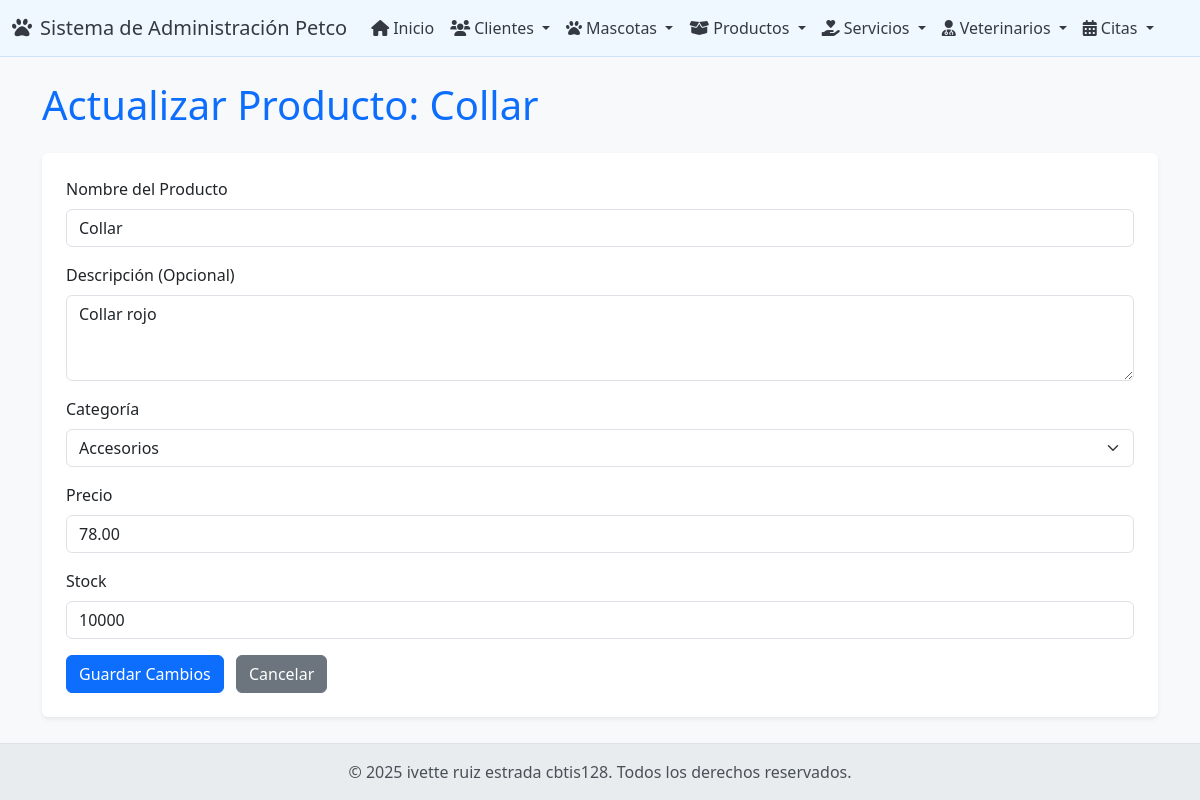
The app's page /productos/actualizar/2/ with its own data.
### app_Petco/models.py (models this page shows, shortened)
class Producto(models.Model):
    producto_id = models.AutoField(primary_key=True)
    nombre_producto = models.CharField(max_length=100)
    categoria = models.CharField(max_length=50)
    precio = models.DecimalField(max_digits=10, decimal_places=2)
    stock = models.IntegerField(default=0)
    descripcion = models.TextField(blank=True, null=True)

### app_Petco/views.py (the view, shortened to what this page needs)
# urls.py: path('productos/actualizar/<int:pk>/', views.actualizar_producto, name='actualizar_producto'),
def actualizar_producto(request, pk):
    producto = get_object_or_404(Producto, pk=pk)
    context = {
        'producto': producto,
        'categorias': CATEGORIAS_PRODUCTO
    }
    return render(request, 'producto/actualizar_producto.html', context)

### app_Petco/templates/producto/actualizar_producto.html (shortened to what this page needs)
{% extends 'base.html' %}
{% block contenido %}
    <h1 class="mb-4 text-primary">Actualizar Producto: {{ producto.nombre_producto }}</h1>
    <form method="post" action="{% url 'actualizar_producto' producto.producto_id %}" class="bg-white p-4 rounded shadow-sm">
        <div class="mb-3">
            <label for="nombre_producto" class="form-label">Nombre del Producto</label>
            <input type="text" class="form-control" id="nombre_producto" name="nombre_producto" value="{{ producto.nombre_producto }}" required>
        </div>
        <div class="mb-3">
            <label for="descripcion" class="form-label">Descripción (Opcional)</label>
            <textarea class="form-control" id="descripcion" name="descripcion" rows="3">{{ producto.descripcion|default_if_none:"" }}</textarea>
        </div>
        <div class="mb-3">
            <label for="categoria" class="form-label">Categoría</label>
            <select class="form-select" id="categoria" name="categoria" required>
                {% for cat in categorias %}
                    <option value="{{ cat }}" {% if cat == producto.categoria %}selected{% endif %}>
                        {{ cat }}
                    </option>
                {% endfor %}
            </select>
        </div>
        <div class="mb-3">
            <label for="precio" class="form-label">Precio</label>
            <input type="number" step="0.01" class="form-control" id="precio" name="precio" value="{{ producto.precio }}" required>
        </div>
        <div class="mb-3">
            <label for="stock" class="form-label">Stock</label>
            <input type="number" class="form-control" id="stock" name="stock" value="{{ producto.stock }}" required>
        </div>
        <button type="submit" class="btn btn-primary me-2">Guardar Cambios</button>
        <a href="{% url 'ver_productos' %}" class="btn btn-secondary">Cancelar</a>
    </form>
{% endblock %}

### app_Petco/templates/base.html (style rules this page uses)
body { display: flex; flex-direction: column; min-height: 100vh; background-color: #f8f9fa; }

### records on screen
Producto: nombre_producto "Collar", descripcion "Collar rojo", categoria "Accesorios", precio "78.00", stock "10000"
